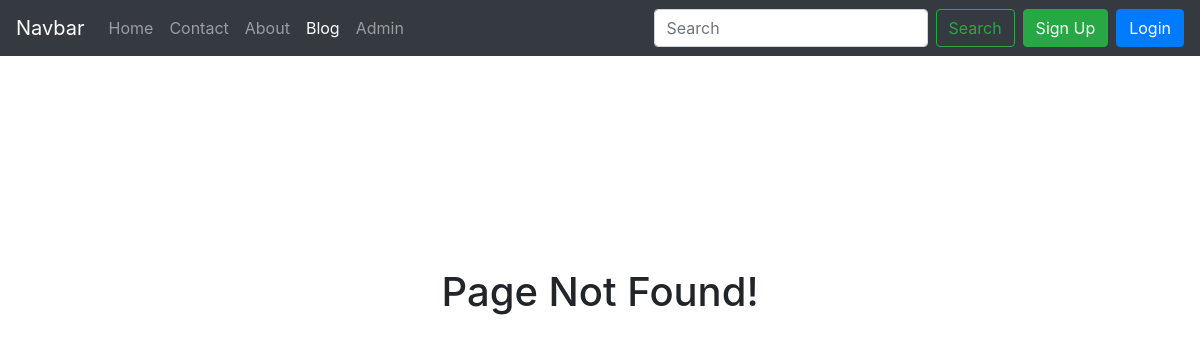
Page /blog/Doraemon on the earlier database version.
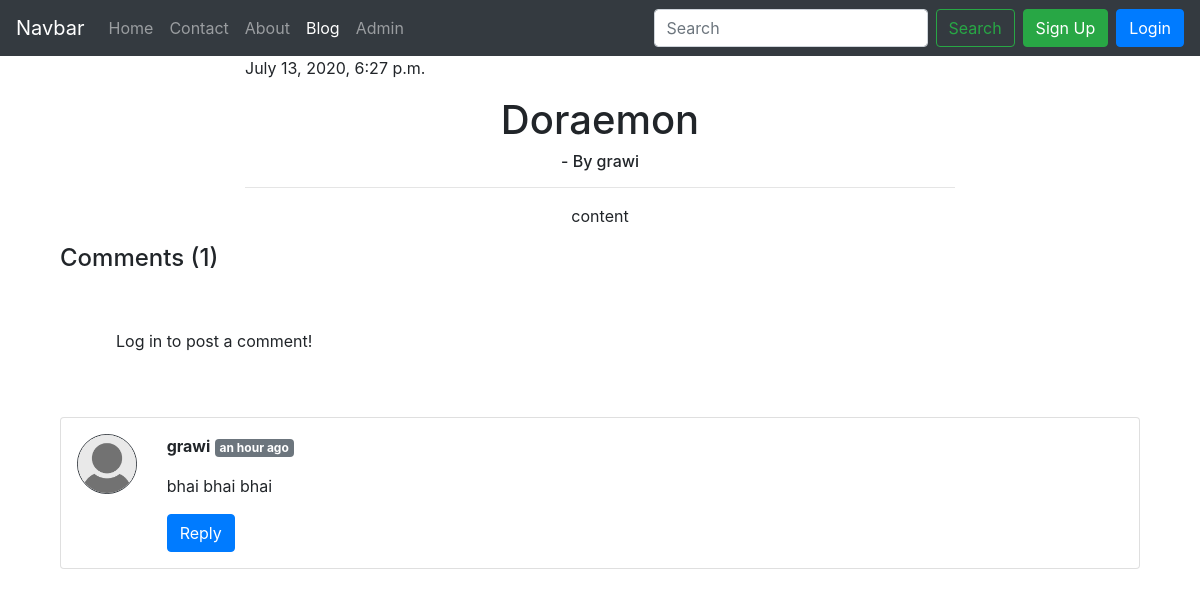
Same page on the later database version.
### blog/models.py (models this page shows, shortened)
class Blogpost(models.Model):
    sno = models.AutoField(primary_key=True)
    title = models.CharField(max_length=100, default="")
    Content = models.TextField(max_length=10000, default="")
    author = models.CharField(max_length=10, default="")
    slug = models.CharField(max_length=100, default="")
    Timestamp = models.DateTimeField(default=now)
    def __str__(self):
        return str(self.sno) + '. ' + self.title + ' by ' + self.author

class Blogcomment(models.Model):
    sno = models.AutoField(primary_key=True)
    text = models.TextField(max_length=1000)
    user = models.ForeignKey(User, on_delete=models.CASCADE)
    post = models.ForeignKey(Blogpost, on_delete=models.CASCADE)
    parent = models.ForeignKey('self', on_delete=models.CASCADE, null=True)
    timestamp = models.DateTimeField(default=now)

### blog/views.py (the view)
# urls.py: path('<str:slug>', views.BlogPost, name='BlogPost'),
def BlogPost(request, slug):
    replydict = {}
    allposts = Blogpost.objects.all()
    mypost = ""
    comment = ""
    exist = False
    if Blogpost.objects.filter(slug=slug).exists():
        mypost = Blogpost.objects.filter(slug=slug).first()
        print(mypost)
        comment = Blogcomment.objects.filter(post=mypost, parent=None)
        replies = Blogcomment.objects.filter(post=mypost).exclude(parent=None)
        for reply in replies:
            if reply.parent.sno not in replydict.keys():
                replydict[reply.parent.sno] = [reply]
            else:
                replydict[reply.parent.sno].append(reply)
    return render(request, 'blog/blogPost.html', {'post': mypost, 'comments': comment, 'replydict': replydict})

### blog/templatetags/extras.py (called while the page is built)
@register.filter(name='get_val')
def get_val(dictionary, key):
    return dictionary.get(key)

### templates/blog/blogPost.html (shortened to what this page needs)
{% extends 'base.html' %}
{% block blog %}
    active
{% endblock %}
{% block body %}
    {% load static %}
    {% load humanize %}
    {% load extras %}
    <div class="container" align="center">
        {% if not post == "" %}
            <div class="col-8">
                <p align="left">{{ post.Timestamp }}</p>
                <h1 style="text-align: center;">{{ post.title }}</h1>
                <h6 style="text-align: center;">- By {{ post.author }}</h6>
                <hr>
                <p>{{ post.Content|safe }}</p>
            </div>
            <div class="container" align="left">
                <h4>Comments ({{ comments.count }})</h4>
                <div class="my-2">
                    {% if user.is_authenticated %}
                        <form action="/blog/postcomment" method="post">{% csrf_token %}
                            <div class="form-group">
                        <textarea class="form-control" placeholder="Tell others your valuable thoughts on this post"
                                  name="comment"></textarea>
                                <input type="hidden" name="sno" value="{{ post.sno }}">
                                <input type="hidden" name="parent" value="">
                            </div>
                            <button type="submit" class="btn btn-primary">Send</button>
                        </form>
                    {% else %}
                        <p class=" mx-2 p-5">Log in to post a comment!</p>
                    {% endif %}
                </div>
                {% for comment in comments %}
                    <div class="card card-body my-3 p-3 rounded">
                        <div class="row">
                            <div class="col-md-1">
                                <img src="{% static 'img/default-user-icon.jpg' %}"
                                     class="w-100 rounded-circle border border-dark">
                            </div>
                            <div class="col-md-11">
                                <b>{{ comment.user }}</b> <span
                                    class="badge badge-secondary">{{ comment.timestamp|naturaltime }}</span>
                                <div class="my-3">{{ comment.text }}</div>
                                <button class="btn btn-primary" type="button" data-toggle="collapse"
                                        data-target="#collapse{{ comment.sno }}" aria-expanded="false"
                                        aria-controls="collapseExample">
                                    Reply
                                </button>
                            </div>
                        </div>
                    </div>
                {% endfor %}
            </div>
        {% else %}
            <div class="d-flex align-items-center justify-content-center w-100" style="height: 100%;">
                <br><br><br><br><br><br><br><br>
                <br><br><br><br><br><br><br><br>
                <br><br><br><br>
                <h1>Page Not Found!</h1>
            </div>
        {% endif %}
    </div>
{% endblock %}

Differences in the rows shown:
added Blogpost: Timestamp "July 13, 2020, 6:27 p.m.", title "Doraemon", author "grawi", Content "content"
added Blogcomment: user "grawi", timestamp "an hour ago", text "bhai bhai bhai"
Other differences:
{{ comments.count }}: (not shown) → "1"
text no longer shown: "Page Not Found!"
text now shown: "- By Comments ( ) Log in to post a comment!"
